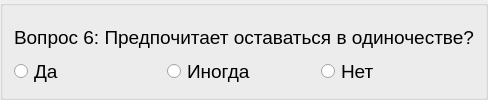
          <widget class="QGroupBox" name="block2_item06">
           <layout class="QVBoxLayout" name="verticalLayout_18">
            <property name="spacing">
             <number>0</number>
            </property>
            <item>
             <widget class="QLabel" name="label_25">
              <property name="font">
               <font>
                <pointsize>14</pointsize>
               </font>
              </property>
              <property name="text">
               <string>Вопрос 6: Предпочитает оставаться в одиночестве?</string>
              </property>
              <property name="alignment">
               <set>Qt::AlignLeading|Qt::AlignLeft|Qt::AlignVCenter</set>
              </property>
             </widget>
            </item>
            <item>
             <layout class="QHBoxLayout" name="_18">
              <property name="spacing">
               <number>0</number>
              </property>
              <item>
               <widget class="QRadioButton" name="radioButton_52">
                <property name="font">
                 <font>
                  <pointsize>14</pointsize>
                 </font>
                </property>
                <property name="text">
                 <string>Да</string>
                </property>
               </widget>
              </item>
              <item>
               <widget class="QRadioButton" name="radioButton_53">
                <property name="font">
                 <font>
                  <pointsize>14</pointsize>
                 </font>
                </property>
                <property name="text">
                 <string>Иногда</string>
                </property>
               </widget>
              </item>
              <item>
               <widget class="QRadioButton" name="radioButton_54">
                <property name="font">
                 <font>
                  <pointsize>14</pointsize>
                 </font>
                </property>
                <property name="text">
                 <string>Нет</string>
                </property>
               </widget>
              </item>
             </layout>
            </item>
           </layout>
          </widget>
